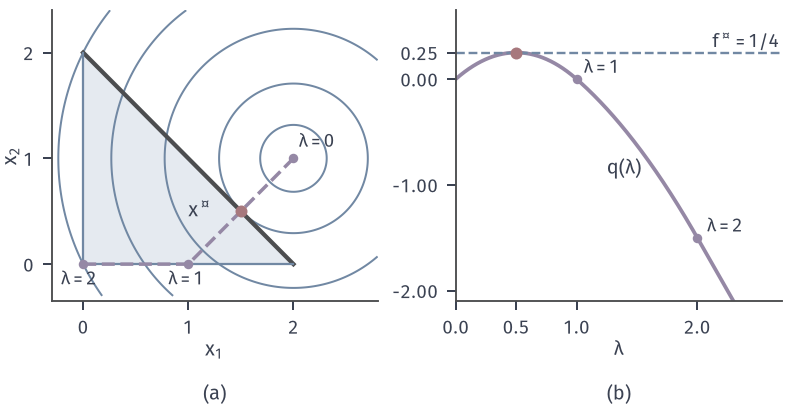

This figure's Python source:
from pathlib import Path
import sys
ROOT = next(p for p in Path(__file__).resolve().parents if (p/'build.sh').is_file() and (p/'tex/book.tex').is_file())
sys.path.insert(0, str(ROOT/'figures/00-shared/mathematical-preliminaries-upper/00-shared/comprehension-figures'))
from support import figure, save, BLUE, GREEN, YELLOW, RED, PURPLE, INK, MUTED, GRID, BLUE_FILL, GREEN_FILL, YELLOW_FILL, RED_FILL, PURPLE_FILL
import numpy as np
HERE = Path(__file__).resolve().parent
STROKE = '#4C4D4F'
def panel(fig, left, right, top, bottom, wspace=.25):
    fig.set_layout_engine(None)
    H=fig.get_figheight()*25.4
    if len(fig.axes)>1: bottom=15.5/H
    fig.subplots_adjust(left=left, right=right, top=top, bottom=bottom, wspace=wspace)
def tag(fig, ax, s, y=None):
    p = ax.get_position(); fig.text((p.x0+p.x1)/2, 1.0/(fig.get_figheight()*25.4), s, ha='center', va='bottom')
def opt(ax, x=0, y=0, ms=4.8, z=7): ax.plot([x],[y],'o',ms=ms,color=RED,mew=0,zorder=z)
def dot(ax, x, y, c=GREEN, ms=4.2, z=6, m='o'): ax.plot([x],[y],m,ms=ms,color=c,mew=0,zorder=z)
def hollow(ax, x, y, c=BLUE, ms=4.4, z=7): ax.plot([x],[y],'o',ms=ms,mfc='white',mec=c,mew=1.0,zorder=z)

# min ((x1-2)^2+(x2-1)^2)/2, x>=0 为规定定义域，乘子对应 x1+x2<=2。
def xl(l): return np.maximum(2-l,0),np.maximum(1-l,0)
def q(l):
    a,b=xl(l); return .5*((a-2)**2+(b-1)**2)+l*(a+b-2)
fig,(A,B)=figure(width_mm=112,height_mm=58,ncols=2)
panel(fig,.065,.985,.975,.21,wspace=.24)
A.fill([0,2,0],[0,0,2],color=BLUE_FILL,lw=0,zorder=0)
x=np.linspace(-.3,2.8,300);y=np.linspace(-.3,2.4,300);X,Y=np.meshgrid(x,y)
A.contour(X,Y,.5*((X-2)**2+(Y-1)**2),levels=[.05,.25,.75,1.5,2.5],colors=BLUE,linewidths=.8)
A.plot([0,2],[2,0],color=STROKE,lw=1.7);A.plot([0,2],[0,0],color=BLUE,lw=.9);A.plot([0,0],[0,2],color=BLUE,lw=.9)
L=np.linspace(0,2,200);a,b=xl(L);A.plot(a,b,color=PURPLE,lw=1.4,ls='--')
for l in (0,1,2): 
    p=xl(l);dot(A,float(p[0]),float(p[1]),PURPLE,ms=3.8)
A.text(2.05,1.1,r'$\lambda=0$',fontsize=7.5);A.text(.98,-.2,r'$\lambda=1$',fontsize=7.5,ha='center');A.text(-.04,-.2,r'$\lambda=2$',fontsize=7.5,ha='center')
opt(A,1.5,.5);A.text(1.0,.45,r'$x^\star$',color=INK)
A.set_xlim(-.3,2.8);A.set_ylim(-.35,2.4);A.set_xticks([0,1,2]);A.set_yticks([0,1,2]);A.set_xlabel('$x_1$',labelpad=1);A.set_ylabel('$x_2$',labelpad=1)
L=np.linspace(0,2.7,400);B.plot(L,q(L),color=PURPLE,lw=1.5)
B.axhline(.25,color=BLUE,lw=.95,ls='--');B.text(2.68,.3,r'$f^\star=1/4$',ha='right',fontsize=7.5)
opt(B,.5,.25)
for l in (1,2): dot(B,l,float(q(np.array(l))),PURPLE,ms=3.8)
B.text(1.06,.05,r'$\lambda=1$',fontsize=7.5);B.text(2.08,-1.45,r'$\lambda=2$',fontsize=7.5)
B.set_xlim(0,2.7);B.set_ylim(-2.1,.65);B.set_xticks([0,.5,1,2]);B.set_yticks([-2,-1,0,.25]);B.set_xlabel(r'$\lambda$',labelpad=1);B.text(1.25,-.9,r'$q(\lambda)$',color=INK)
for a_,s in zip((A,B),('(a)','(b)')):tag(fig,a_,s)
save(fig,HERE,'figure',{'q':'lam-lam^2 on [0,1]; 1/2-lam^2/2 on [1,2]; 5/2-2lam for lam>2'})
